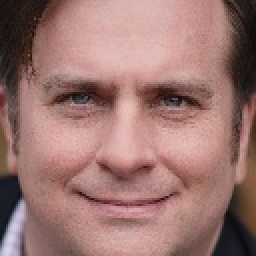
#> input picture dataset/test/1_white/1_white_0_Lewis_Baston__Stuart_Anning-min.jpg, 128 x 128 px, given as the content of the folder rawdata, which was not available (shown 2 times larger)
$ jupyter execute data_preprocessing.ipynb   (text cells are left out)
#> lines starting #> are read from the running program, lines starting #| are printed output that depends on the picture; pictures that were not available may be replaced by others from this repository, and a replacement may not be noted
[cell 1]
import os

RAW_DATA_DIR = "rawdata"  # Adjust this if your raw images are in a different folder

def summarize_raw_data():
    class_counts = {}

    for class_name in os.listdir(RAW_DATA_DIR):
        class_path = os.path.join(RAW_DATA_DIR, class_name)
        if os.path.isdir(class_path):
            num_images = len([f for f in os.listdir(class_path) if f.endswith(('.jpg', '.jpeg'))])
            class_counts[class_name] = num_images

    # Print summary
    print("\n📊 RAW DATASET SUMMARY:")
    total_images = sum(class_counts.values())
    for class_name, count in sorted(class_counts.items()):
        print(f" - {class_name}: {count} images")
    print(f"\n✅ Total Images: {total_images}")

summarize_raw_data()

[cell 2]
from PIL import Image
import os, cv2, csv

RAW_DATA_DIR = "rawdata"

def convert_to_jpg():
    for category in os.listdir(RAW_DATA_DIR):  # Loop through racial categories
        category_path = os.path.join(RAW_DATA_DIR, category)

        if not os.path.isdir(category_path):  # Skip files
            continue

        for filename in os.listdir(category_path):
            if filename.lower().endswith(".jpeg"):  # Only convert .jpeg
                file_path = os.path.join(category_path, filename)
                img = Image.open(file_path)
                new_filename = filename.replace(".jpeg", ".jpg")
                new_path = os.path.join(category_path, new_filename)

                img.convert("RGB").save(new_path, "JPEG")  # Convert and save
                os.remove(file_path)  # Delete the old .jpeg file
                print(f"Converted: {file_path} → {new_path}")

convert_to_jpg()

[cell 3]
# Load OpenCV's Haar Cascade face detector
face_cascade = cv2.CascadeClassifier(cv2.data.haarcascades + 'haarcascade_frontalface_default.xml')

# Define paths
RAW_DATA_DIR = "rawdata"  # Adjusted to match your structure
OUTPUT_DIR = "processed_faces"  # New folder for processed images

# Ensure output directory exists
if not os.path.exists(OUTPUT_DIR):
    os.makedirs(OUTPUT_DIR)

def detect_and_crop_faces():
    for category in os.listdir(RAW_DATA_DIR):  # Loop through racial categories
        input_folder = os.path.join(RAW_DATA_DIR, category)
        output_folder = os.path.join(OUTPUT_DIR, category)

        if not os.path.exists(output_folder):
            os.makedirs(output_folder)

        for filename in os.listdir(input_folder):
            if filename.endswith((".jpg", ".jpeg")):
                img_path = os.path.join(input_folder, filename)
                img = cv2.imread(img_path)
#> img is the input picture: shape (128, 128, 3); mean B, G, R 113.3, 117.9, 156.6

                if img is None:
                    print(f"Error loading image: {img_path}")
                    continue

                gray = cv2.cvtColor(img, cv2.COLOR_BGR2GRAY)
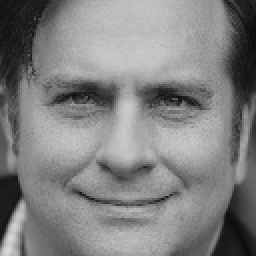
#> gray: shape (128, 128) (shown 2 times larger); min 10, max 216, mean 128.9
                faces = face_cascade.detectMultiScale(gray, scaleFactor=1.1, minNeighbors=5, minSize=(30, 30))
#> faces = [[9, 9, 111, 111]]

                for i, (x, y, w, h) in enumerate(faces):
                    face = img[y:y+h, x:x+w]
                    face_resized = cv2.resize(face, (128, 128))  # Resize to 128x128
                    output_path = os.path.join(output_folder, f"{category}_{i}_{filename}")
                    cv2.imwrite(output_path, face_resized)
                    print(f"Saved: {output_path}")
#> this loop made 1 pass
#| Saved: processed_faces/1_white_0_Lewis_Baston__Stuart_Anning-min.jpg/1_white_0_Lewis_Baston__Stuart_Anning-min.jpg_0_1_white_0_Lewis_Baston__Stuart_Anning-min.jpg
#> pass 1, in detect_and_crop_faces, `face = img[y:y+h, x:x+w]`:
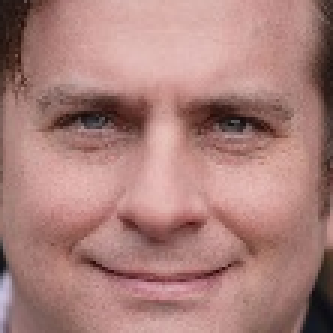
#> face: shape (111, 111, 3) (shown 3 times larger); mean B, G, R 122.5, 127.4, 170.2

detect_and_crop_faces()

[cell 4]
PROCESSED_DIR = "processed_faces"
LABELS_CSV = "labels.csv"

LABEL_MAP = {
    "white": 0,
    "black": 1,
    "asian": 2,
    "latino": 3,
    "nativeamerican": 4,
    "middleeast": 5
}

def clean_label(label):
    return "_".join(label.split("_")[1:])  # Removes number prefix

def create_labels_csv():
    with open(LABELS_CSV, "w", newline="") as file:
        writer = csv.writer(file)
        writer.writerow(["filename", "label"])

        for category in os.listdir(PROCESSED_DIR):
            category_path = os.path.join(PROCESSED_DIR, category)

            if not os.path.isdir(category_path):
                continue

            cleaned_label = clean_label(category)
            numeric_label = LABEL_MAP.get(cleaned_label, -1)  # Convert to number

            for filename in os.listdir(category_path):
                writer.writerow([filename, numeric_label])

    print(f"Success! Labels CSV with numeric mapping: {LABELS_CSV}")

create_labels_csv()

[cell 5]
import os
import shutil
import random

PROCESSED_DIR = "processed_faces"
OUTPUT_DIR = "dataset"  # New directory for train/test split
TRAIN_RATIO = 0.8  # 80% training, 20% testing

def split_dataset():
    for category in os.listdir(PROCESSED_DIR):
        category_path = os.path.join(PROCESSED_DIR, category)

        if not os.path.isdir(category_path):
            continue

        images = os.listdir(category_path)
        random.shuffle(images)  # Shuffle for randomness

        split_idx = int(len(images) * TRAIN_RATIO)
        train_images = images[:split_idx]
        test_images = images[split_idx:]

        for split, split_images in [("train", train_images), ("test", test_images)]:
            split_folder = os.path.join(OUTPUT_DIR, split, category)
            os.makedirs(split_folder, exist_ok=True)

            for img in split_images:
                src_path = os.path.join(category_path, img)
                dest_path = os.path.join(split_folder, img)
                shutil.move(src_path, dest_path)

    print(f"Dataset split into {OUTPUT_DIR}/train and {OUTPUT_DIR}/test")

split_dataset()

[cell 6]
import matplotlib.pyplot as plt
import os
from collections import Counter

DATASET_DIR = "dataset"  # The folder containing train/test splits

def dataset_summary():
    summary = {}
    total_images = 0

    for split in ["train", "test"]:
        split_path = os.path.join(DATASET_DIR, split)
        class_counts = {}

        if not os.path.exists(split_path):
            continue  # Skip if folder doesn't exist

        for class_name in os.listdir(split_path):
            class_path = os.path.join(split_path, class_name)
            if os.path.isdir(class_path):
                num_images = len(os.listdir(class_path))
                class_counts[class_name] = num_images
                total_images += num_images

        summary[split] = class_counts

    # Print summary
    print("📊 Dataset Summary:")
    for split, class_counts in summary.items():
        print(f"\n{split.upper()} SET:")
        for class_name, count in class_counts.items():
            print(f"  - {class_name}: {count} images")

    print(f"\n🔹 Total Images: {total_images}")


def plot_class_distribution():
    class_counts = {}

    for split in ["train", "test"]:
        split_path = os.path.join(DATASET_DIR, split)
        if not os.path.exists(split_path):
            continue

        for class_name in os.listdir(split_path):
            class_path = os.path.join(split_path, class_name)
            if os.path.isdir(class_path):
                num_images = len(os.listdir(class_path))
                if class_name not in class_counts:
                    class_counts[class_name] = 0
                class_counts[class_name] += num_images

    # Plot bar chart
    plt.figure(figsize=(10, 5))
    plt.bar(class_counts.keys(), class_counts.values(), color="skyblue")
    plt.xlabel("Class")
    plt.ylabel("Number of Images")
    plt.title("Dataset Class Distribution")
    plt.xticks(rotation=45)
    plt.grid(axis="y", linestyle="--", alpha=0.7)
    plt.show()
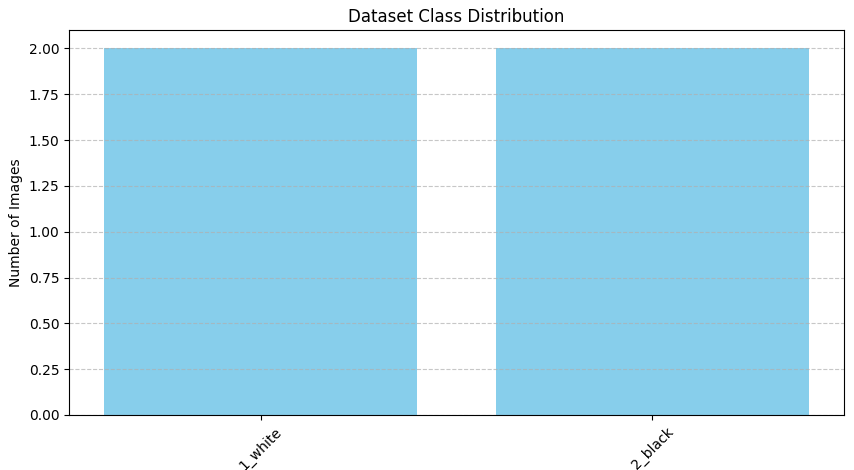
#> figure drawn by matplotlib, 1 panel

dataset_summary()

plot_class_distribution()
